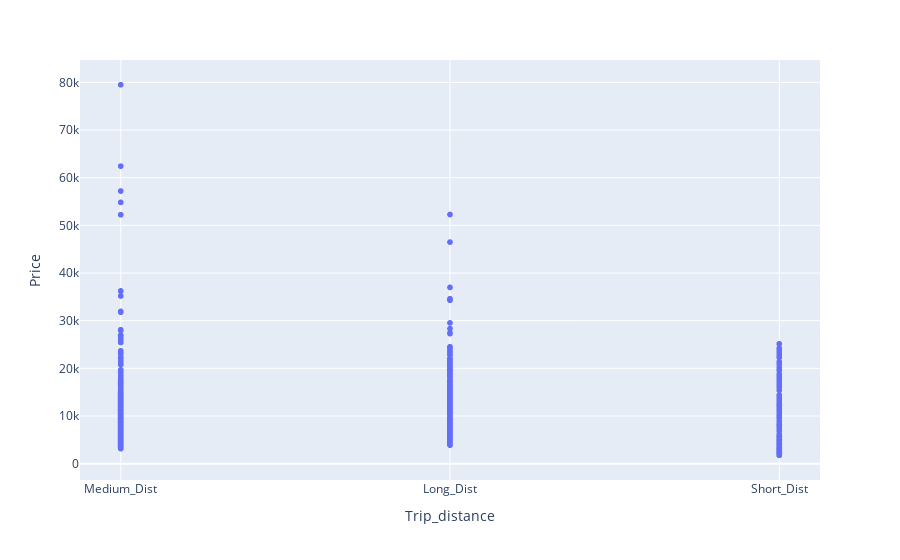

The code cell stored with this chart in its notebook:
### Markdown cell above
- How does the flight fare vary based on the distance ?

### Code cell
px.scatter(data_frame=df , x ="Trip_distance" , y = "Price")

### Figure 1 — Plotly figure (JSON) as saved in the notebook; plotly's stock layout.template omitted (floating-point values rounded to 4 significant figures; data arrays with more than 128 entries replaced by an {"elided": "..."} marker saying what was removed)
{"data": [{"hovertemplate": "Trip_distance=%{x}<br>Price=%{y}<extra></extra>", "legendgroup": "", "marker": {"color": "#636efa", "symbol": "circle"}, "mode": "markers", "name": "", "showlegend": false, "type": "scattergl", "x": {"elided": "10372 str values"}, "xaxis": "x", "y": {"elided": "10372 int values"}, "yaxis": "y"}], "layout": {"legend": {"tracegroupgap": 0}, "margin": {"t": 60}, "xaxis": {"anchor": "y", "domain": [0, 1], "title": {"text": "Trip_distance"}}, "yaxis": {"anchor": "x", "domain": [0, 1], "title": {"text": "Price"}}}}
